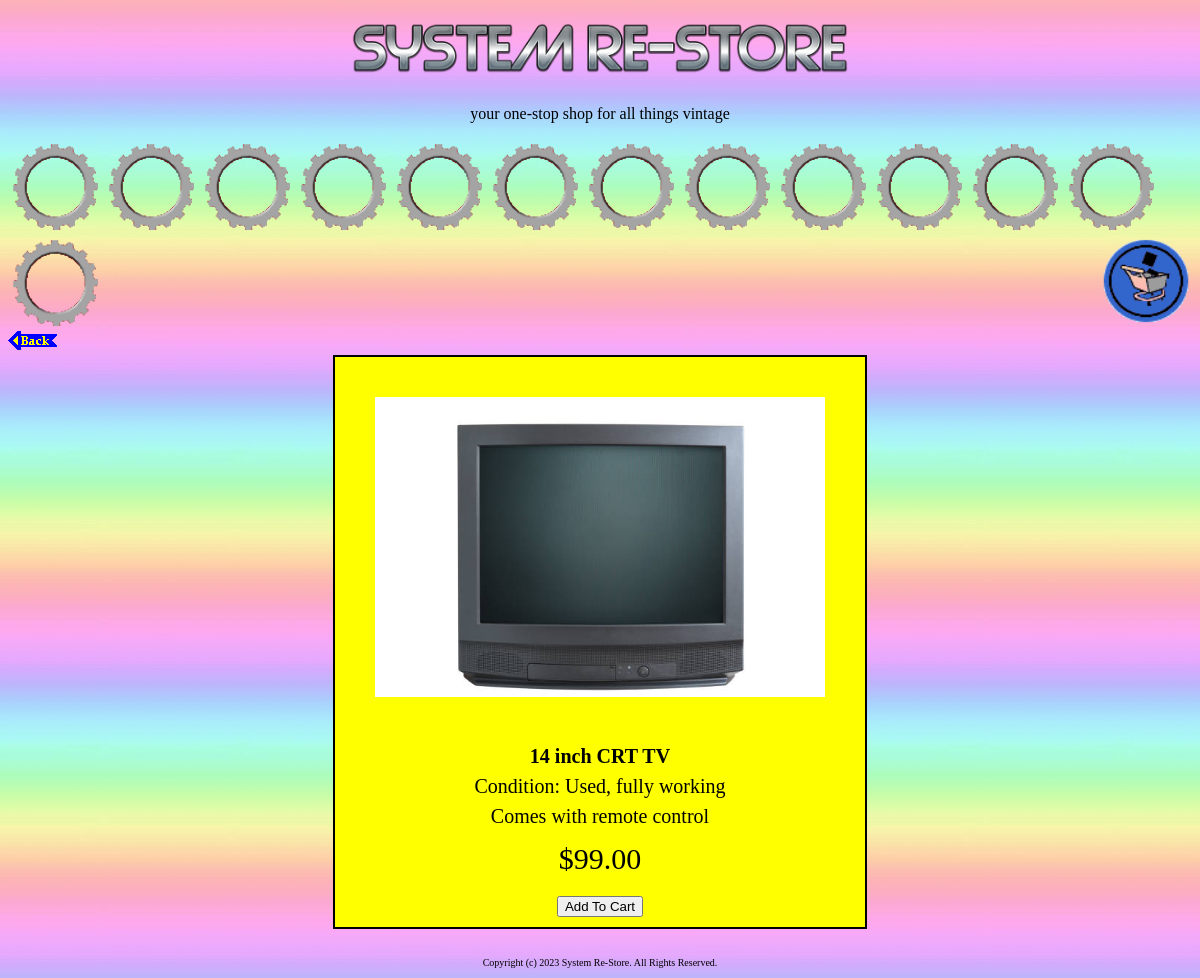
Page /info/1/ on the committed database.
### tables this page shows
CREATE TABLE "Product" (
	`ID`	INTEGER NOT NULL PRIMARY KEY AUTOINCREMENT UNIQUE,
	`Name`	TEXT,
	`Price`	TEXT,
	`Image`	TEXT,
	`Stock`	INTEGER,
	`Desc1`	TEXT,
	`Desc2`	TEXT,
	`Desc3`	TEXT,
	`Desc4`	TEXT
);

### main.py (the view)
@app.route('/info/<prod>/')
def info(prod):
    conn = sqlite3.connect('srs.db')
    cur = conn.execute("SELECT Image, Price, Desc1, Desc2, Desc3, Desc4 FROM Product WHERE ID = ?", (prod,))
    item = list(cur.fetchone())
    return render_template('info.html', item=item, prod=prod)

### templates/info.html (shortened to what this page needs)
<!doctype html>
<html>
	<head>
		<link rel='stylesheet' href='{{ url_for('static', filename='css/info.css') }}'>
	</head>
	<body>
		<h1 class='top'>
			<a href="{{ url_for('home') }}"><img id='logo' src='{{ url_for('static', filename='images/logo.png') }}' alt='System Re-Store'></a>
		</h1>
		<p class='top'>your one-stop shop for all things vintage</p>
		<img class='header' src='{{ url_for('static', filename='images/gear.gif') }}' alt='Gear'>
		<img class='header' src='{{ url_for('static', filename='images/gear.gif') }}' alt='Gear'>
		<img class='header' src='{{ url_for('static', filename='images/gear.gif') }}' alt='Gear'>
		<img class='header' src='{{ url_for('static', filename='images/gear.gif') }}' alt='Gear'>
		<img class='header' src='{{ url_for('static', filename='images/gear.gif') }}' alt='Gear'>
		<img class='header' src='{{ url_for('static', filename='images/gear.gif') }}' alt='Gear'>
		<img class='header' src='{{ url_for('static', filename='images/gear.gif') }}' alt='Gear'>
		<img class='header' src='{{ url_for('static', filename='images/gear.gif') }}' alt='Gear'>
		<img class='header' src='{{ url_for('static', filename='images/gear.gif') }}' alt='Gear'>
		<img class='header' src='{{ url_for('static', filename='images/gear.gif') }}' alt='Gear'>
		<img class='header' src='{{ url_for('static', filename='images/gear.gif') }}' alt='Gear'>
		<img class='header' src='{{ url_for('static', filename='images/gear.gif') }}' alt='Gear'>
		<img class='header' src='{{ url_for('static', filename='images/gear.gif') }}' alt='Gear'>
		<a id='cart' href='{{ url_for('cart') }}'>
			<img class='header' align='right' src='{{ url_for('static', filename='images/cart.gif') }}' alt='Shopping Cart'>
		</a>
		<br>
		<a href="#" onclick='history.back();return false'><img src='{{ url_for('static', filename='images/back.gif') }}' alt='Back'></a>
		<div class="container">
				<div class="item">
					<img class='imgs' src='{{ url_for('static', filename=item[0]) }}'>
				</div>
				<div class="item">
					<p class="text2"><b>{{ item[2] }}</b></p>
					<p class="text2">{{ item[3] }}</p>
					{% if item[4] is not none %}
						<p class="text2">{{ item[4] }}</p>
					{% endif %}
					<p class="text1">${{ item[1] }}</p>
					<form method="post" action="{{ url_for('cart') }}">
						<input name={{ prod }} type="submit" value="Add To Cart">
					</form>
				</div>
			</div>
		<br>
		<p id='copy'>Copyright (c) 2023 System Re-Store. All Rights Reserved.</p>
	</body>
</html>

### static/css/info.css (style rules this page uses)
body { background: url('/static/images/back.jpg'); cursor: url('/static/images/gear.cur'),auto; font-family: Comic Sans MS; }
.top { text-align: center; }
.header { height: 92px; width: 92px; }
.imgs { height: 300px; margin: 30px; }
.text2 { padding-top: 0px; font-size: 20px; vertical-align: middle; line-height: 0.5; }
.text1 { padding-top: 0px; font-size: 30px; vertical-align: middle; line-height: 0.5; }
.container { margin: auto; background: yellow; border: 2px solid black; width: fit-content; padding: 10px; text-align: center; }
#logo { width: 500px; }
#copy { text-align: center; font-size: 10px; clear: both; }

### rows in the picture
Product: Image (picture), Desc1 "14 inch CRT TV", Desc2 "Condition: Used, fully working", Desc3 "Comes with remote control", Price "99.00"
